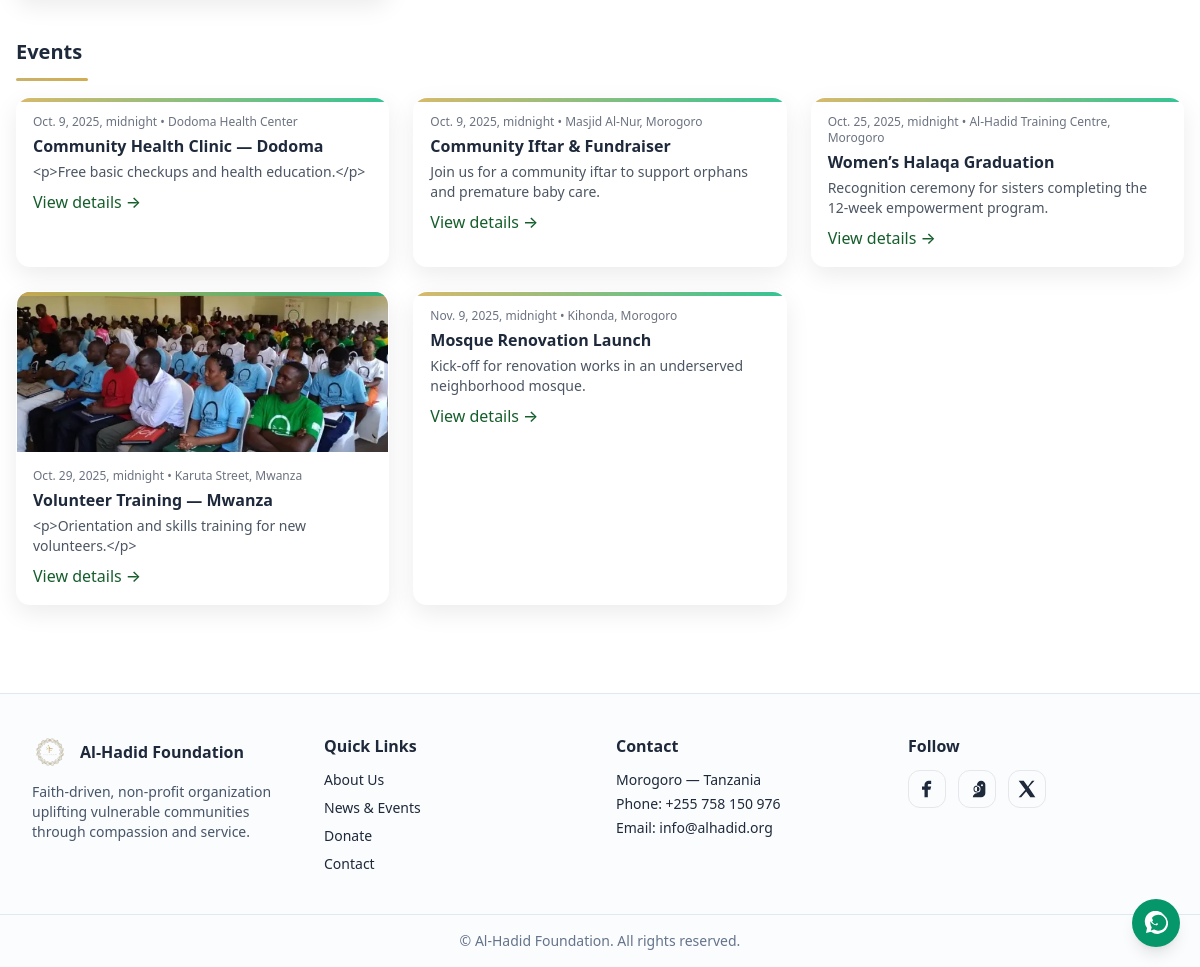
/news-events/ (lower part), run on an earlier commit of the app's database.
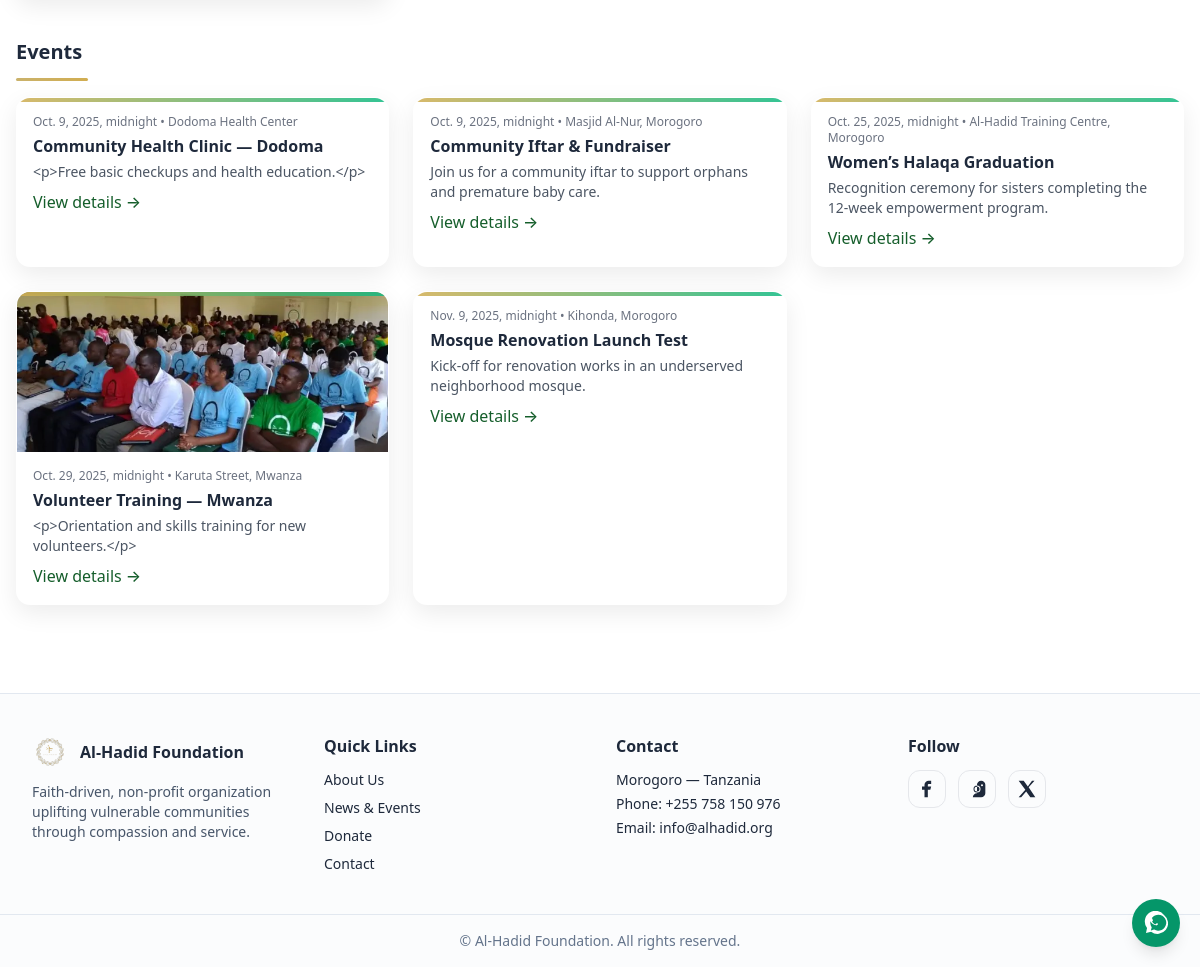
And on a later commit of the database.
### website/models.py (models this page shows, shortened)
class Event(models.Model):
    title = models.CharField(max_length=200)
    description = models.TextField()
    event_date = models.DateTimeField()
    location = models.CharField(max_length=200, blank=True)
    image = models.ImageField(upload_to='events/', blank=True, null=True)
    is_published = models.BooleanField(default=True)
    created_at = models.DateTimeField(auto_now_add=True)
    updated_at = models.DateTimeField(auto_now=True)
    class Meta:
        ordering = ['event_date']

### website/views.py (the view)
# urls.py: path('news-events/', views.news_events, name='news_events'),
def news_events(request):
    news_list = News.objects.filter(is_published=True)
    events_list = Event.objects.filter(is_published=True)
    context = {
        'news': news_list,
        'events': events_list,
        'page_title': 'News & Events',
    }
    return render(request, 'website/news_events.html', context)

### website/context_processors.py (called while the page is built)
def site_settings(request):
    try:
        settings = SiteSettings.objects.first()
        if not settings:
            settings = SiteSettings.objects.create()
    except:
        settings = None
    theme = request.session.get('theme', 'light')
    return {
        'site_settings': settings,
        'current_theme': theme,
    }

### templates/website/news_events.html (shortened to what this page needs)
{% extends "base.html" %}
{% block content %}
<section class="max-w-7xl mx-auto px-4 py-10">
  <h2 class="text-xl font-semibold mb-1">Events</h2>
  <div class="gold-underline mb-4"></div>
  <div class="grid md:grid-cols-3 gap-6">
    {% if events %}
      {% for e in events %}
      <article class="card news-card overflow-hidden">
        {% if e.image %}<img src="{{ e.image.url }}" class="h-40 w-full object-cover" alt="">{% endif %}
        <div class="p-4">
          <div class="text-xs text-gray-500">
            {% firstof e.start_datetime e.event_date e.date e.starts_on e.start_time e.starts_at e.when e.created_at "" as e_dt %}
            {{ e_dt }}{% if e.location %} • {{ e.location }}{% endif %}
          </div>
          <h3 class="font-semibold mt-1">{{ e.title }}</h3>
          <p class="text-sm text-gray-600 dark:text-gray-300 mt-1">
            {% firstof e.description e.summary e.body e.content e.text "" as e_txt %}
            {{ e_txt|striptags|truncatewords:24 }}
          </p>
          <a href="{% url 'website:news_events' %}" class="text-primary font-medium mt-2 inline-flex items-center gap-1">
            View details <span aria-hidden="true">→</span>
          </a>
        </div>
      </article>
      {% endfor %}
    {% else %}
      <div class="md:col-span-3 text-gray-500">No events yet.</div>
    {% endif %}
  </div>
</section>
{% endblock %}

What changed in the data, as far as the page shows it:
changed Event "Kick-off for renovation works in an underserved neighborhood mosque.": title "Mosque Renovation Launch" → "Mosque Renovation Launch Test"
